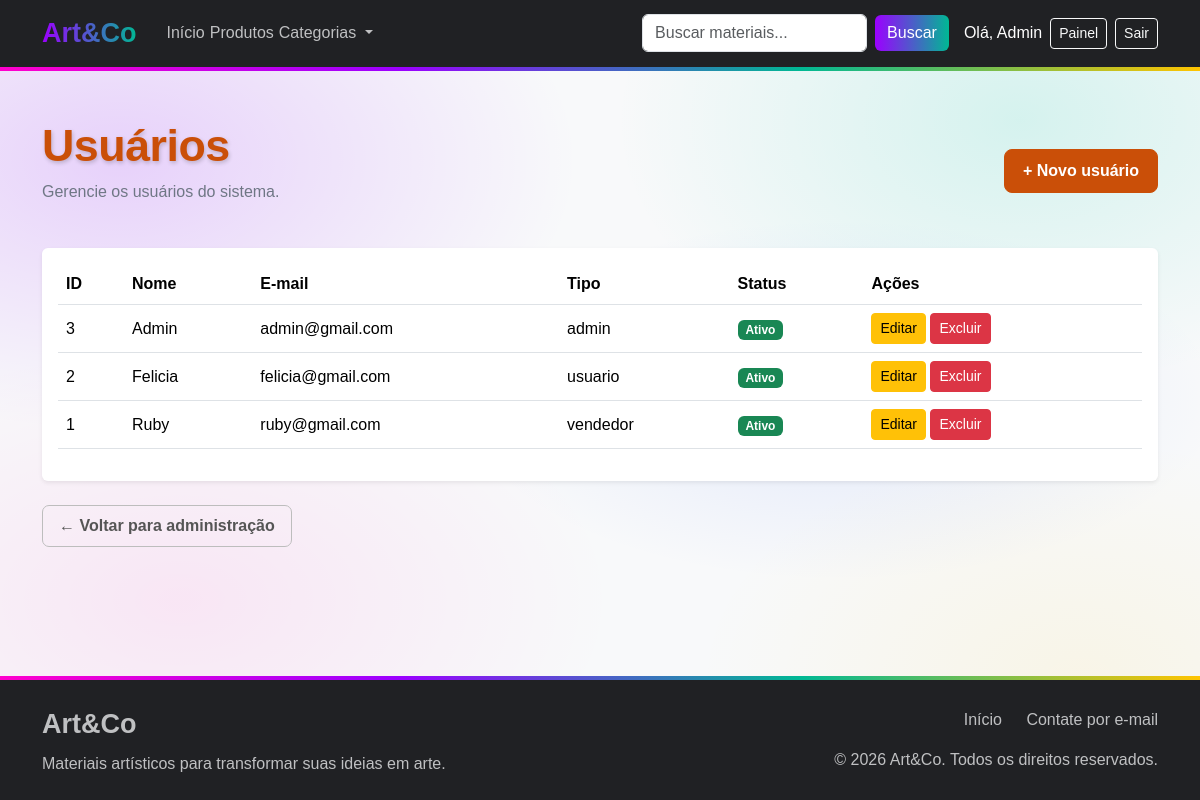
/admin/usuarios/index.php (signed in), run on the app's committed database.
### tables this page shows
CREATE TABLE `usuarios` (
  `id` int(11) NOT NULL,
  `nome` varchar(100) NOT NULL,
  `email` varchar(150) NOT NULL,
  `senha` varchar(255) NOT NULL,
  `tipo` varchar(20) NOT NULL DEFAULT 'vendedor',
  `ativo` tinyint(1) NOT NULL DEFAULT 1
);

### admin/usuarios/index.php (the view, shortened to what this page needs)
<?php
require_once "../../config.php";
$usuariosPorPagina = 6;
$paginaAtual = filter_input(
    INPUT_GET,
    "pagina",
    FILTER_VALIDATE_INT
);
if ($paginaAtual === false || $paginaAtual === null || $paginaAtual < 1) {
    $paginaAtual = 1;
}
$usuarios = [];
try {
    $offset =
        ($paginaAtual - 1) *
        $usuariosPorPagina;
    $sql = "
        SELECT
            id,
            nome,
            email,
            tipo,
            ativo
        FROM usuarios
        ORDER BY nome ASC
        LIMIT $usuariosPorPagina
        OFFSET $offset
    ";
    $stmt = $pdo->prepare($sql);
    $stmt->execute();
    $usuarios = $stmt->fetchAll(PDO::FETCH_ASSOC);
} catch (PDOException $e) {
    $usuarios = [];
    $totalUsuarios = 0;
    $totalPaginas = 1;
    $paginaAtual = 1;
    $mensagemErro =
        "Não foi possível carregar os usuários.";
}
?>
<!DOCTYPE html>
<html lang="pt-BR">
<head>
    <link
        href="https://cdn.jsdelivr.net/npm/bootstrap@5.3.3/dist/css/bootstrap.min.css"
        rel="stylesheet"
    >
    <link
        rel="stylesheet"
        href="../../src/css/style.css"
    >
</head>
<body>
<?php
require_once "../../componentes/navbar.php";
?>
<main class="container py-5">
    <div class="d-flex justify-content-between align-items-center mb-4">
        <div>
            <h1 class="titulo-pagina">
                Usuários
            </h1>
            <p class="subtitulo-pagina">
                Gerencie os usuários do sistema.
            </p>
        </div>
        <a
            href="cadastrar.php"
            class="btn btn-artco"
        >
            + Novo usuário
        </a>
    </div>
    <?php if (count($usuarios) > 0): ?>
        <div class="card shadow-sm border-0">
            <div class="card-body">
                <div class="table-responsive">
                    <table class="table table-hover align-middle">
                        <thead>
                            <tr>
                                <th>ID</th>
                                <th>Nome</th>
                                <th>E-mail</th>
                                <th>Tipo</th>
                                <th>Status</th>
                                <th>Ações</th>
                            </tr>
                        </thead>
                        <tbody>
                        <?php foreach ($usuarios as $usuario): ?>
                            <tr>
                                <td>
                                    <?= (int) $usuario["id"] ?>
                                </td>
                                <td>
                                    <?= htmlspecialchars(
                                        $usuario["nome"]
                                    ) ?>
                                </td>
                                <td>
                                    <?= htmlspecialchars(
                                        $usuario["email"]
                                    ) ?>
                                </td>
                                <td>
                                    <?= htmlspecialchars(
                                        $usuario["tipo"]
                                    ) ?>
                                </td>
                                <td>
                                    <?php if (
                                        (int) $usuario["ativo"] === 1
                                    ): ?>
                                        <span class="badge bg-success">
                                            Ativo
                                        </span>
                                    <?php else: ?>
                                        <span class="badge bg-secondary">
                                            Inativo
                                        </span>
                                    <?php endif; ?>
                                </td>
                                <td>
                                    <a
                                        href="editar.php?id=<?= (int) $usuario["id"] ?>"
                                        class="btn btn-sm btn-warning"
                                    >
                                        Editar
                                    </a>
                                    <form
                                        action="excluir.php"
                                        method="POST"
                                        class="d-inline"
                                        onsubmit="return confirm('Tem certeza que deseja excluir este usuário?');"
                                    >
                                        <button
                                            type="submit"
                                            class="btn btn-sm btn-danger"
                                        >
                                            Excluir
                                        </button>
                                    </form>
                                </td>
                            </tr>
                        <?php endforeach; ?>
                        </tbody>
                    </table>
                </div>
            </div>
        </div>
    <?php else: ?>
        <div class="alert alert-info text-center">
            Nenhum usuário cadastrado.
        </div>
    <?php endif; ?>
    <div class="mt-4">
        <a
            href="../index.php"
            class="btn btn-voltar"
        >
            ← Voltar para administração
        </a>
    </div>
</main>
<?php
require_once "../../componentes/footer.php";
?>
</body>
</html>

### src/css/style.css (style rules this page uses)
:root { --artco-fundo: #f8f9fa; --artco-roxo: #8f00ff; --artco-verde: #00c9a7; --artco-azul: #265eff; --artco-rosa: #ff00b4; --artco-amarelo: #ffc107; --artco-titulo: #ca4f08; --artco-subtitulo: #6f7785; }
.titulo-pagina { color: var(--artco-titulo); font-size: 2.8rem; font-weight: 800; letter-spacing: -0.5px; margin-bottom: 8px; text-shadow: 1px 2px 4px rgba(0, 0, 0, 0.20); }
.subtitulo-pagina { color: var(--artco-subtitulo); font-size: 1rem; margin-bottom: 20px; }
main { flex: 1; }
.btn-artco { background-color: var(--artco-titulo); color: #fff; border: 1px solid var(--artco-titulo); font-weight: 600; padding: 9px 18px; border-radius: 8px; transition: all 0.2s ease; }
.btn-voltar { background-color: transparent; border: 1px solid #bdbdbd; color: #555; font-weight: 600; padding: 8px 16px; border-radius: 7px; transition: all 0.2s ease; }

### data on the page
usuarios: id "3", nome "Admin", email "admin@gmail.com", tipo "admin", ativo "Ativo"
usuarios: id "2", nome "Felicia", email "felicia@gmail.com", tipo "usuario", ativo "Ativo"
usuarios: id "1", nome "Ruby", email "ruby@gmail.com", tipo "vendedor", ativo "Ativo"

### other printed values
$nomeUsuario "Admin"
